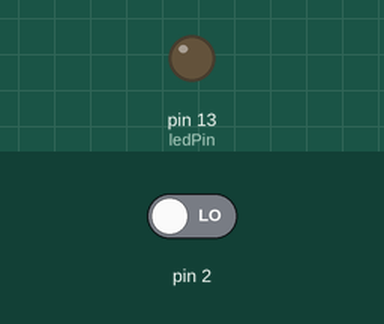
Bench run of a sketch on a simulated Arduino Uno, built with avr-gcc and run on an emulated ATmega328P. Parts: output pins drawn as LEDs (lit = HIGH). The test bench sets the inputs (shaded band); at power-on: pin 2 LOW.

Above: at 1.2 s.
1.3 s: pin 2 driven HIGH
At 1.9 s:
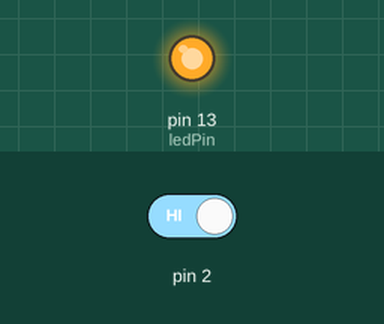
2.8 s: pin 2 driven LOW
At 4.2 s:
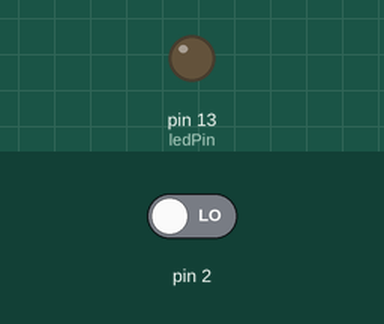
Timing chart, 0 to 5.8 s (numbered marks = the images above; inputs shaded):
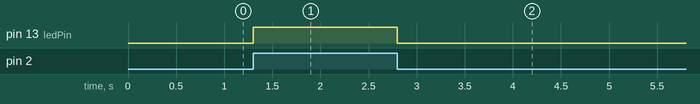

The sketch:

Ball_Switch.ino
```cpp
//www.elegoo.com
//2016.12.08

const int ledPin = 13;//the led attach to

void setup()
{
  pinMode(ledPin,OUTPUT);//initialize the ledPin as an output
  pinMode(2,INPUT);

}

void loop()
{
  int digitalVal = digitalRead(2); //read pin 2
  if(HIGH == digitalVal)
  {
    digitalWrite(ledPin,HIGH);//turn the led off
  }
  else
  {
    digitalWrite(ledPin,LOW);//turn the led on
  }
}
```

Measured:
- after the input at 1.3 s, pin 13 (ledPin): LOW → HIGH at once
- after the input at 2.8 s, pin 13 (ledPin): HIGH → LOW at once
